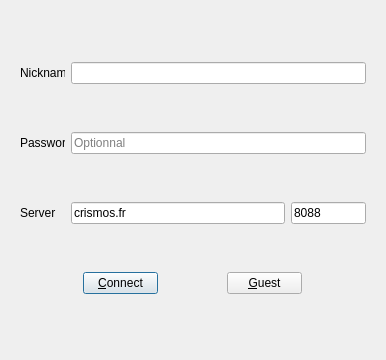
<?xml version="1.0" encoding="UTF-8"?>
<ui version="4.0">
 <class>Login</class>
 <widget class="QDialog" name="Login">
  <property name="geometry">
   <rect>
    <x>0</x>
    <y>0</y>
    <width>386</width>
    <height>360</height>
   </rect>
  </property>
  <property name="windowTitle">
   <string>Pand'IRC : Network List</string>
  </property>
  <property name="styleSheet">
   <string notr="true"/>
  </property>
  <layout class="QGridLayout" name="gridLayout">
   <item row="0" column="0">
    <widget class="QWidget" name="layout" native="true">
     <layout class="QVBoxLayout" name="verticalLayout">
      <item>
       <layout class="QHBoxLayout" name="horizontalLayout">
        <item>
         <widget class="QLabel" name="label">
          <property name="minimumSize">
           <size>
            <width>45</width>
            <height>0</height>
           </size>
          </property>
          <property name="maximumSize">
           <size>
            <width>45</width>
            <height>16777215</height>
           </size>
          </property>
          <property name="text">
           <string>Nickname</string>
          </property>
         </widget>
        </item>
        <item>
         <widget class="QLineEdit" name="lineEdit_username"/>
        </item>
       </layout>
      </item>
      <item>
       <layout class="QHBoxLayout" name="horizontalLayout_2">
        <item>
         <widget class="QLabel" name="label_2">
          <property name="minimumSize">
           <size>
            <width>45</width>
            <height>0</height>
           </size>
          </property>
          <property name="maximumSize">
           <size>
            <width>45</width>
            <height>16777215</height>
           </size>
          </property>
          <property name="text">
           <string>Password</string>
          </property>
         </widget>
        </item>
        <item>
         <widget class="QLineEdit" name="lineEdit_pass">
          <property name="placeholderText">
           <string>Optionnal</string>
          </property>
         </widget>
        </item>
       </layout>
      </item>
      <item>
       <layout class="QHBoxLayout" name="horizontalLayout_3">
        <item>
         <widget class="QLabel" name="label_4">
          <property name="minimumSize">
           <size>
            <width>45</width>
            <height>0</height>
           </size>
          </property>
          <property name="maximumSize">
           <size>
            <width>45</width>
            <height>16777215</height>
           </size>
          </property>
          <property name="text">
           <string>Server</string>
          </property>
         </widget>
        </item>
        <item>
         <widget class="QLineEdit" name="lineEdit_host">
          <property name="minimumSize">
           <size>
            <width>0</width>
            <height>0</height>
           </size>
          </property>
          <property name="autoFillBackground">
           <bool>false</bool>
          </property>
          <property name="text">
           <string>crismos.fr</string>
          </property>
          <property name="placeholderText">
           <string>Host</string>
          </property>
         </widget>
        </item>
        <item>
         <widget class="QLineEdit" name="lineEdit_port">
          <property name="minimumSize">
           <size>
            <width>0</width>
            <height>0</height>
           </size>
          </property>
          <property name="maximumSize">
           <size>
            <width>75</width>
            <height>16777215</height>
           </size>
          </property>
          <property name="layoutDirection">
           <enum>Qt::LeftToRight</enum>
          </property>
          <property name="text">
           <string>8088</string>
          </property>
          <property name="placeholderText">
           <string>Port</string>
          </property>
         </widget>
        </item>
       </layout>
      </item>
      <item>
       <layout class="QHBoxLayout" name="horizontalLayout_4">
        <item>
         <widget class="QPushButton" name="pushButton_connect">
          <property name="minimumSize">
           <size>
            <width>75</width>
            <height>0</height>
           </size>
          </property>
          <property name="maximumSize">
           <size>
            <width>75</width>
            <height>16777215</height>
           </size>
          </property>
          <property name="layoutDirection">
           <enum>Qt::LeftToRight</enum>
          </property>
          <property name="text">
           <string>&amp;Connect</string>
          </property>
         </widget>
        </item>
        <item>
         <widget class="QPushButton" name="pushButton_guest">
          <property name="minimumSize">
           <size>
            <width>75</width>
            <height>0</height>
           </size>
          </property>
          <property name="maximumSize">
           <size>
            <width>75</width>
            <height>16777215</height>
           </size>
          </property>
          <property name="layoutDirection">
           <enum>Qt::LeftToRight</enum>
          </property>
          <property name="text">
           <string>&amp;Guest</string>
          </property>
         </widget>
        </item>
       </layout>
      </item>
     </layout>
    </widget>
   </item>
  </layout>
 </widget>
 <resources/>
 <connections/>
</ui>
